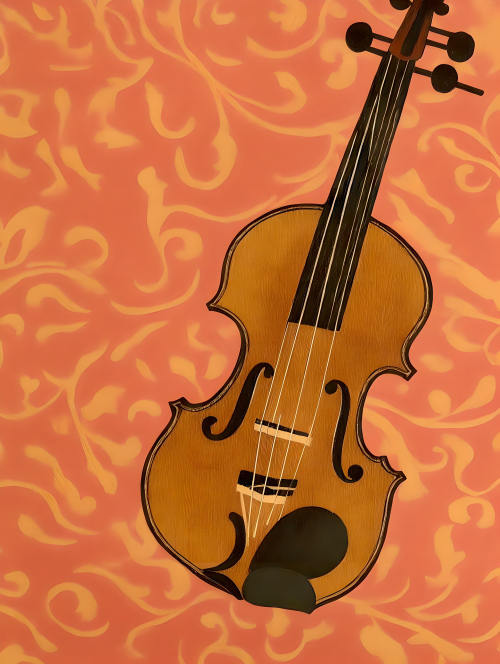
#> input picture photos/small.png, 500 x 664 px, found by its file name
$ python my_contact_sheets_TESTING_1.py
#> lines starting #> are read from the running program, lines starting #| are printed output that depends on the picture
from PIL import Image, ImageFilter

# Parameters
output_size = 800  # Adjust as needed
x, y = 50, 50      # Paste position


img = Image.open('D:\Dropbox\My Documents\github\python-poster-mockup\photos\small.png')
#> img is the input picture: PIL image 500x664 RGB; mean R, G, B 200.2, 109.6, 59.6


# shadow_size = (img.width + 10, img.height + 10)  # Adjust shadow size as needed
shadow_size = (img.width, img.height)  # Adjust shadow size as needed
#> shadow_size = (500, 664)
shadow_color = (0, 0, 0, 100)  # RGBA color for the shadow (adjust alpha for intensity)
shadow = Image.new('RGBA', shadow_size, shadow_color)

contact_sheet = Image.new('RGBA', (output_size, output_size), (255, 255, 255))
#> contact_sheet: PIL image 800x800 RGBA; every value is 255

contact_sheet.paste(shadow, (x + 15, y + 15))  # Adjust shadow offset as needed
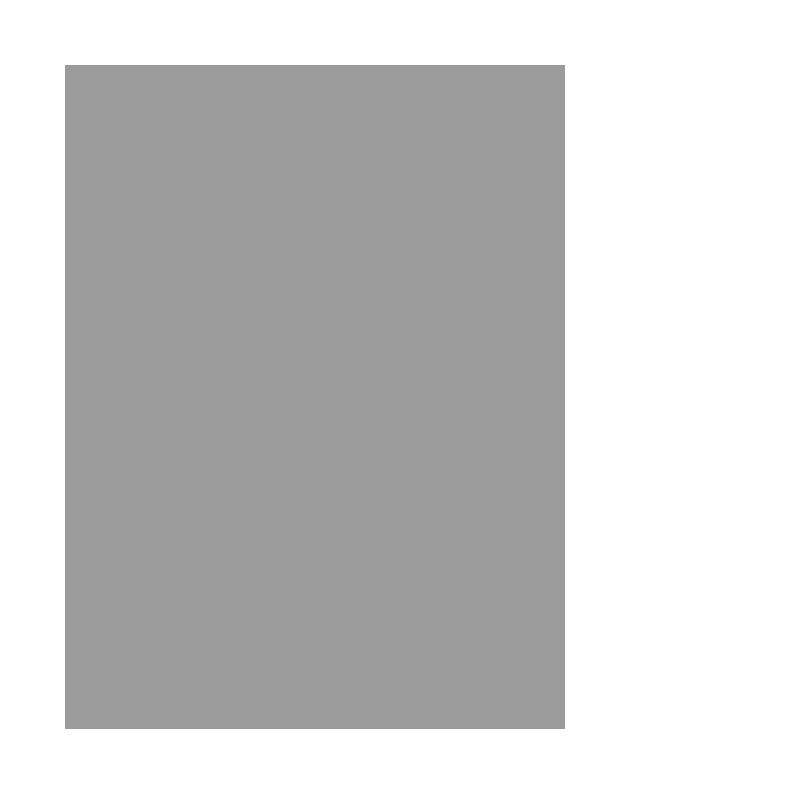
#> contact_sheet: PIL image 800x800 RGBA; mean R, G, B, A 122.7, 122.7, 122.7, 174.6; transparent parts drawn white


blurred_shadow = contact_sheet.filter(ImageFilter.GaussianBlur(10))
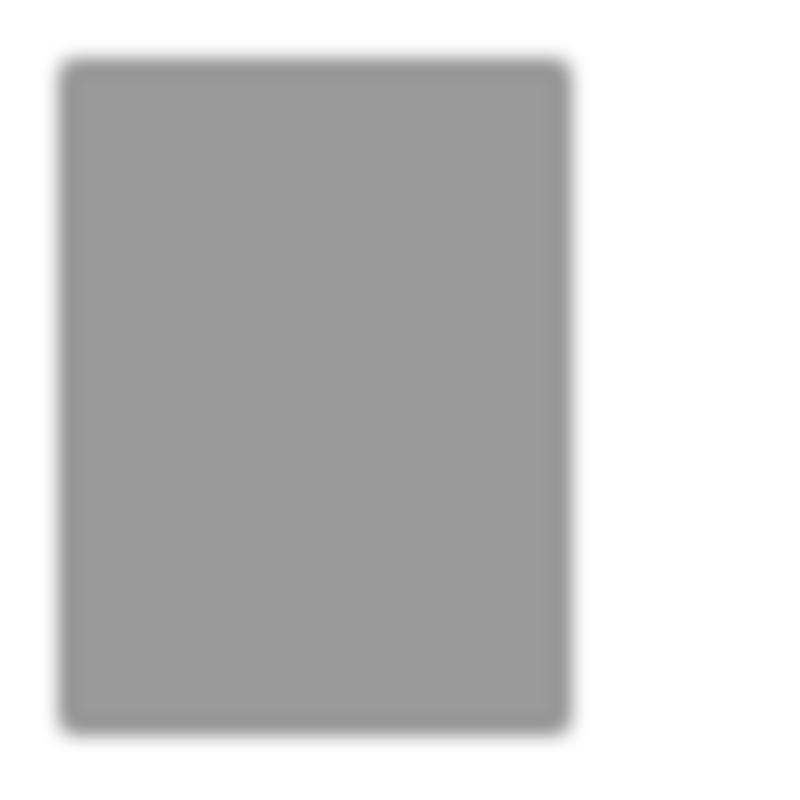
#> blurred_shadow: PIL image 800x800 RGBA; mean R, G, B, A 122.7, 122.7, 122.7, 174.6; transparent parts drawn white
contact_sheet = Image.new('RGBA', (output_size, output_size), (255, 255, 255))

contact_sheet = Image.alpha_composite(contact_sheet, blurred_shadow)

contact_sheet.paste(img, (x,y))
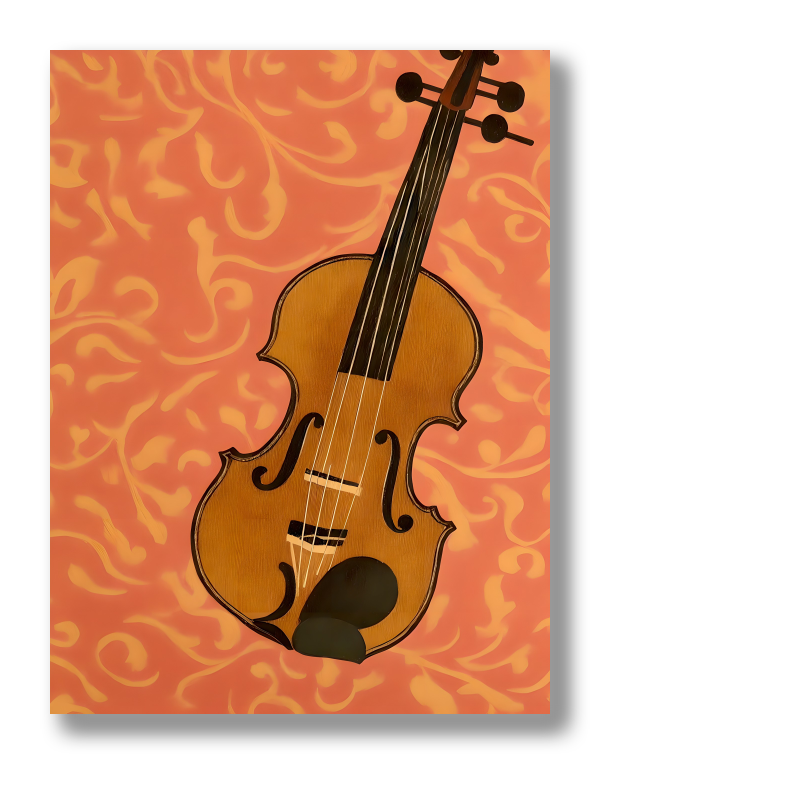
#> contact_sheet: PIL image 800x800 RGBA; mean R, G, B, A 222.2, 175.2, 149.2, 255


# Display or save the contact sheet
contact_sheet.show()
# contact_sheet.save('output_contact_sheet.png')  # Save the contact sheet as an image file
